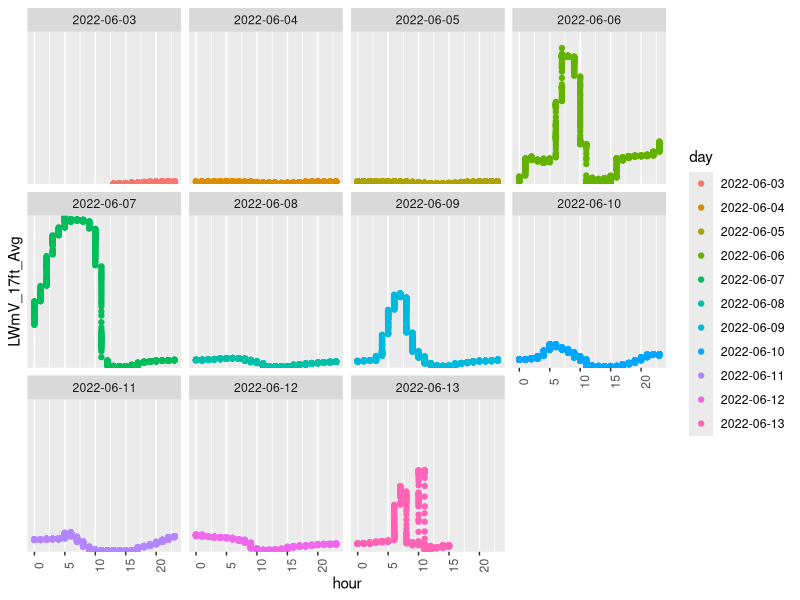
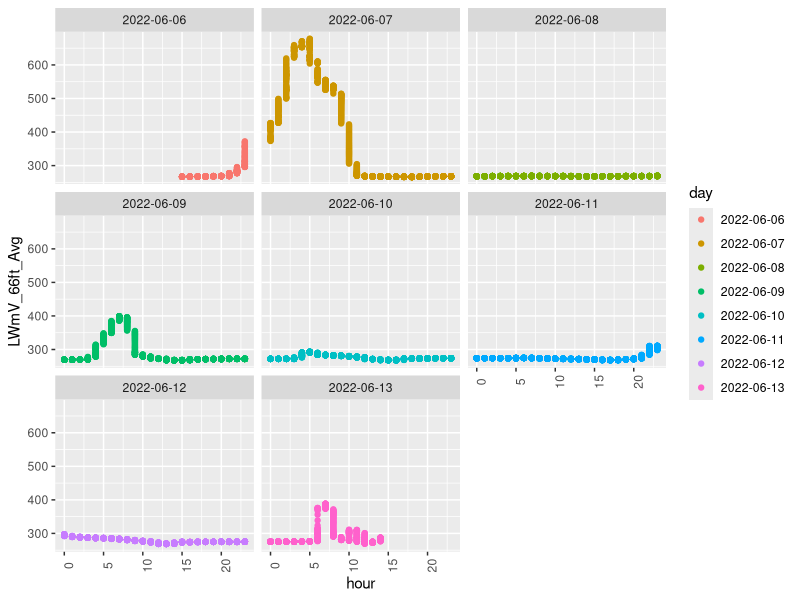
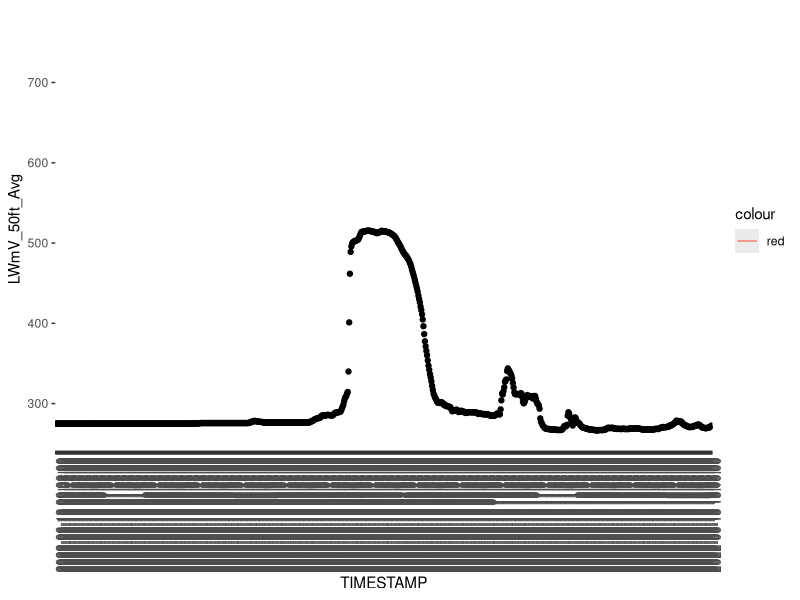
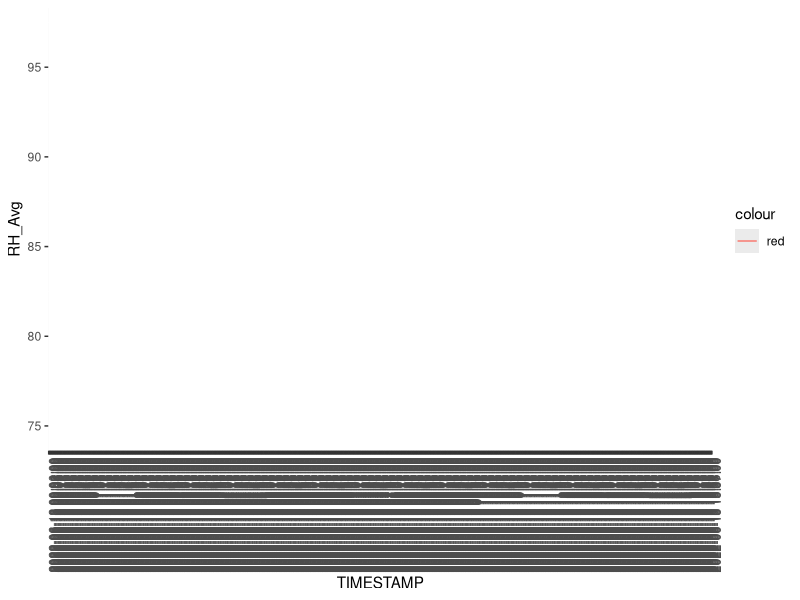
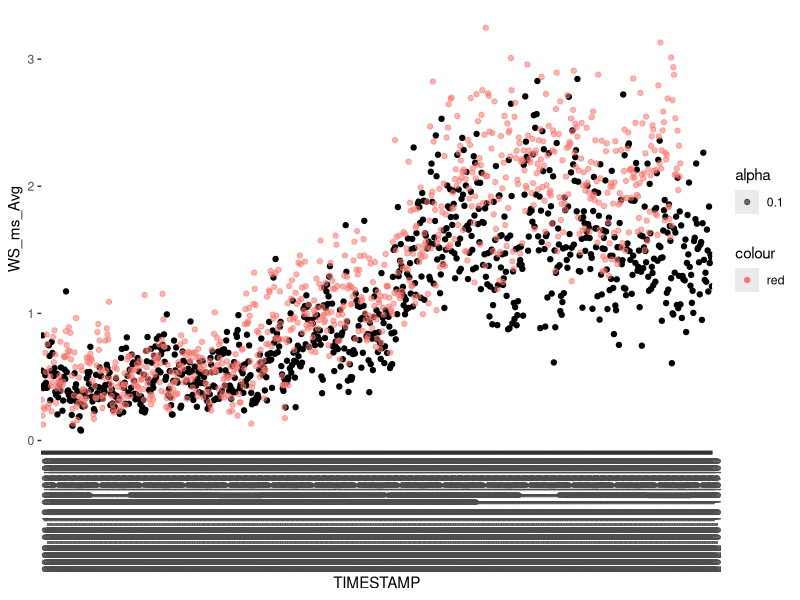
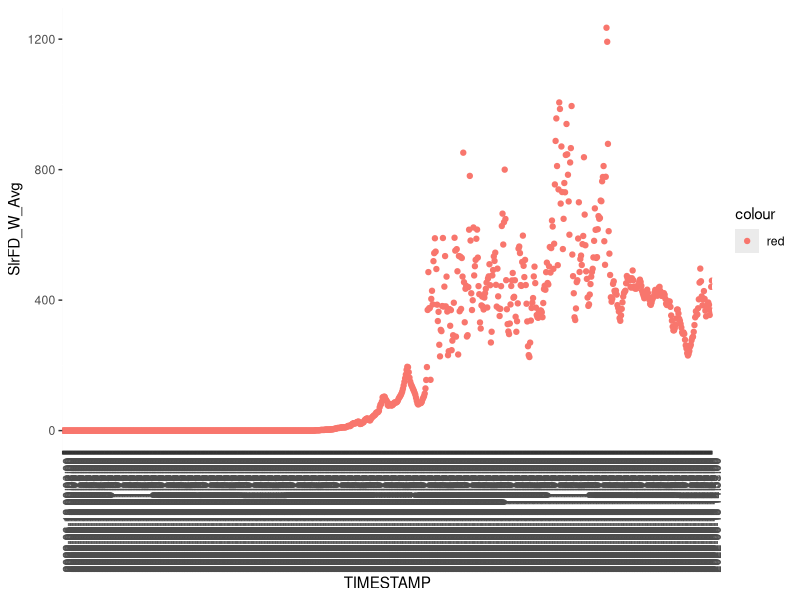

Reproduce these figures in R, in order. (Note: this script raises an error after producing the figures.)
## ---- chunk 1
knitr::opts_chunk$set(echo = TRUE)
library(tidyverse)
library(lubridate)



SB_Processed<-read.csv("./processed_data/SB/SB_processed_CR800.csv")

SB_mutate <- SB_Processed %>%
  mutate(day = date(TIMESTAMP),
         leaf = as.numeric(LWmV_17ft_Avg),
         hour = hour(TIMESTAMP))

SB_mutate$day<- as.factor(SB_mutate$day)


SB_initial_plot<- ggplot(data = SB_mutate,
       aes(x = hour, y = LWmV_17ft_Avg, color = day)) + 
  geom_point() +
  scale_y_discrete(breaks = seq(200, 1000, 100)) + 
  facet_wrap(~day) + 
  theme(axis.text.x = element_text(angle = 90))
SB_initial_plot
## ---- chunk 2
NN_Processed<-read.csv("./processed_data/NN/NN_processed_CR800.csv")

NN_mutate <- NN_Processed %>%
  mutate(day = date(TIMESTAMP),
         leaf = as.numeric(LWmV_66ft_Avg),
         hour = hour(TIMESTAMP),
         minute = minute(TIMESTAMP))

NN_mutate$day<- as.factor(NN_mutate$day)


NN_initial_plot<- ggplot(data = NN_mutate,
       aes(x = hour, y = LWmV_66ft_Avg, color = day)) + 
  geom_point() + 
  facet_wrap(~day) + 
  theme(axis.text.x = element_text(angle = 90))
NN_initial_plot

NN_6_7<- NN_mutate%>%
  filter(day=='2022-06-13')

SB_Processed<- read.csv("./processed_data/SB/SB_processed_CR800.csv")

SB_6_7<-SB_Processed%>%
  mutate(day=date(TIMESTAMP))%>%
  filter(day=='2022-06-13')

TP_Processed<- read.csv("./processed_data/TP/TP_processed_CR800.csv")

TP_6_7<-TP_Processed%>%
  mutate(day=date(TIMESTAMP))%>%
  filter(day=='2022-06-13')

compareplot<- ggplot()+
  geom_line(data = TP_6_7, aes(x = TIMESTAMP, y = LWmV_50ft_Avg))+
  geom_point(data= TP_6_7, aes(x = TIMESTAMP, y = LWmV_66ft_Avg)) +
  geom_line(data= TP_6_7, aes(x = TIMESTAMP, y = LWmV_17ft_Avg, color="red"))+
  theme(axis.text.x = element_text(angle = 90))
compareplot


Comparerhplot<- ggplot()+
  geom_line(data = SB_6_7, aes(x = TIMESTAMP, y = RH_Avg))+
  geom_line(data= NN_6_7, aes(x = TIMESTAMP, y = RH_Avg, color="red"))+
  theme(axis.text.x = element_text(angle = 90))

Comparerhplot


Comparewindplot<- ggplot()+
  geom_point(data = SB_6_7, aes(x = TIMESTAMP, y =WS_ms_Avg ))+
  geom_point(data= NN_6_7, aes(x = TIMESTAMP, y = WS_ms_Avg, color="red",
                               alpha=0.1))+
  theme(axis.text.x = element_text(angle = 90))
  

Comparewindplot
## ---- chunk 3
CompareRADplot<- ggplot(NN_6_7, aes(x = TIMESTAMP, y = SlrFD_W_Avg, color="red")) +
  geom_point()+
  theme(axis.text.x = element_text(angle = 90))

CompareRADplot

geom_point(data = SB_6_7, aes(x = TIMESTAMP, y =SlrFD_W_Avg))+

CompareRADplot
